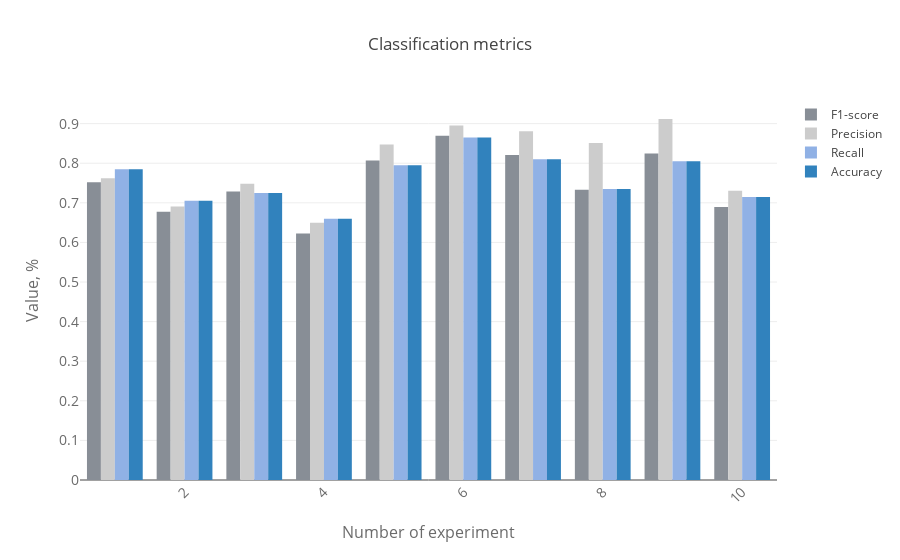
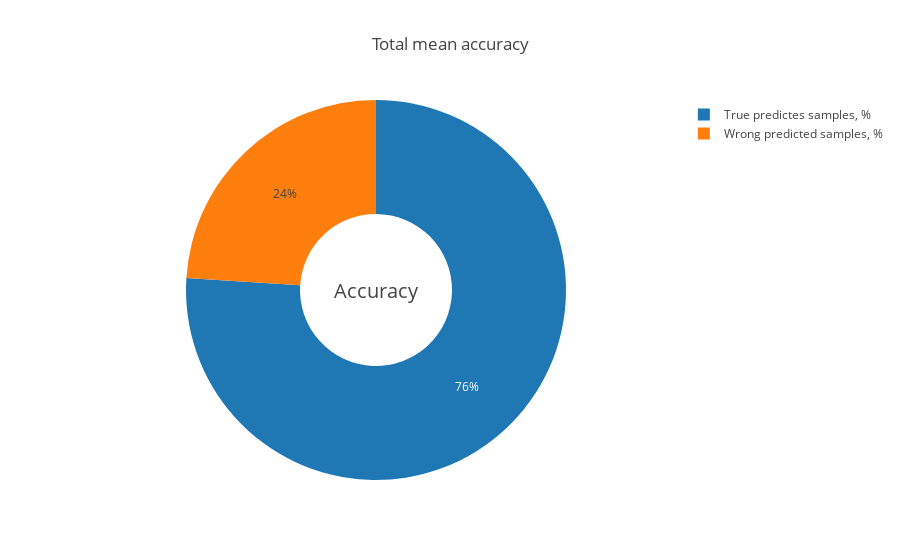

Source (notebook cell) for these figures, in order:
### Markdown cell above
## main module

### Code cell
display(form, classify_mul_btn)

### Figure 1 — Plotly figure (JSON) as saved in the notebook; plotly's stock layout.template omitted (floating-point values rounded to 4 significant figures)
{"data": [{"marker": {"color": "rgb(136, 142, 150)"}, "name": "F1-score", "type": "bar", "x": [1, 2, 3, 4, 5, 6, 7, 8, 9, 10], "y": [0.7517, 0.6775, 0.7283, 0.6225, 0.8067, 0.8697, 0.8206, 0.7328, 0.8245, 0.6895]}, {"marker": {"color": "rgb(204,204,204)"}, "name": "Precision", "type": "bar", "x": [1, 2, 3, 4, 5, 6, 7, 8, 9, 10], "y": [0.7621, 0.6908, 0.7483, 0.6496, 0.8475, 0.895, 0.8804, 0.8508, 0.9117, 0.7306]}, {"marker": {"color": "rgb(144, 177, 229)"}, "name": "Recall", "type": "bar", "x": [1, 2, 3, 4, 5, 6, 7, 8, 9, 10], "y": [0.785, 0.705, 0.725, 0.66, 0.795, 0.865, 0.81, 0.735, 0.805, 0.715]}, {"marker": {"color": "rgb(49,130,189)"}, "name": "Accuracy", "type": "bar", "x": [1, 2, 3, 4, 5, 6, 7, 8, 9, 10], "y": [0.785, 0.705, 0.725, 0.66, 0.795, 0.865, 0.81, 0.735, 0.805, 0.715]}], "layout": {"barmode": "group", "title": "Classification metrics", "xaxis": {"tickangle": -45, "tickfont": {"color": "rgb(107, 107, 107)", "size": 14}, "title": "Number of experiment", "titlefont": {"color": "rgb(107, 107, 107)", "size": 16}}, "yaxis": {"tickfont": {"color": "rgb(107, 107, 107)", "size": 14}, "title": "Value, %", "titlefont": {"color": "rgb(107, 107, 107)", "size": 16}}}}

### Figure 2 — Plotly figure (JSON) as saved in the notebook; plotly's stock layout.template omitted (floating-point values rounded to 4 significant figures)
{"data": [{"hole": 0.4, "labels": ["Wrong predicted samples, %", "True predictes samples, %"], "text": "Accuracy", "textposition": "inside", "type": "pie", "values": [0.24, 0.76]}], "layout": {"annotations": [{"font": {"size": 20}, "showarrow": false, "text": "Accuracy"}], "title": "Total mean accuracy"}}
